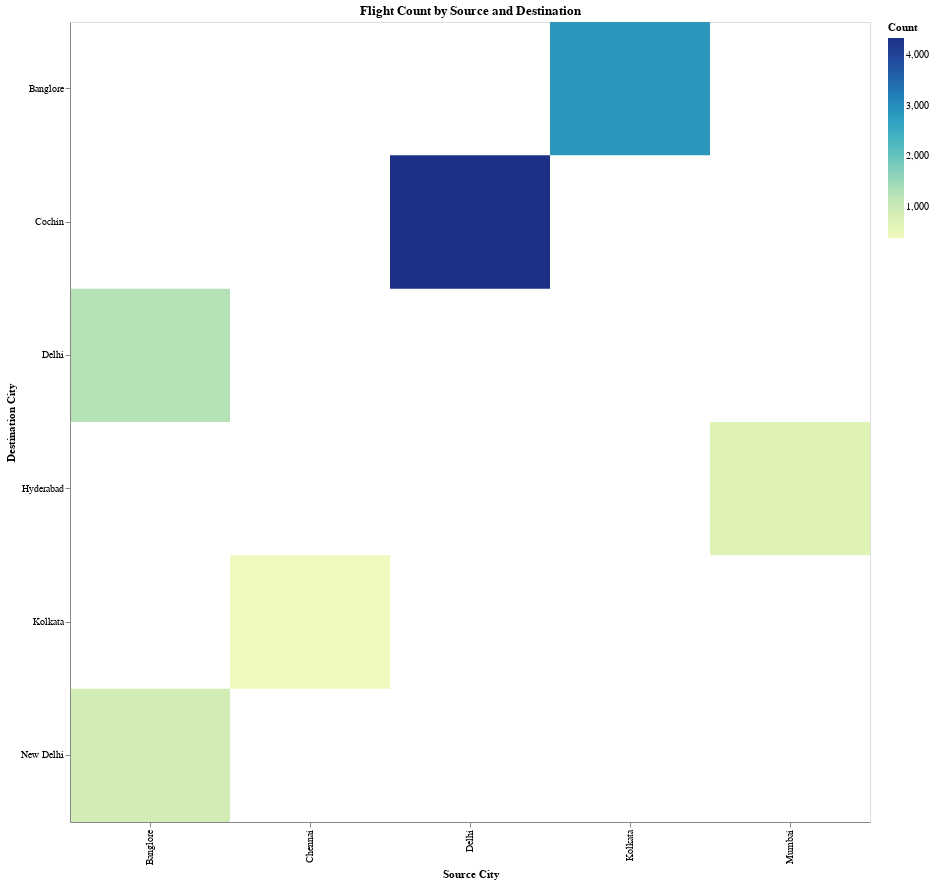

The cell this chart's notebook holds for it:
### Code cell
#  heatmap for source vs destination

# Heatmap for Source vs Destination
import altair as alt

# Calculate the count of flights for each Source-Destination pair
source_destination_counts = df.groupby(['Source', 'Destination']).size().reset_index(name='Count')

# Create the heatmap using Altair
heatmap = alt.Chart(source_destination_counts).mark_rect().encode(
    x=alt.X('Source:O', title='Source City'),
    y=alt.Y('Destination:O', title='Destination City'),
    color=alt.Color('Count:Q', scale=alt.Scale(range='heatmap')),
    tooltip=['Source', 'Destination', 'Count']
).properties(
    title='Flight Count by Source and Destination',
    width=800,
    height=800
)

heatmap.display()

### Figure 1 — Vega specification as saved in the notebook (floating-point values rounded to 4 significant figures)
{"$schema": "https://vega.github.io/schema/vega/v5.json", "data": [{"name": "source_0", "values": [{"Count": 1265, "Destination": "Delhi", "Source": "Banglore"}, {"Count": 914, "Destination": "New Delhi", "Source": "Banglore"}, {"Count": 381, "Destination": "Kolkata", "Source": "Chennai"}, {"Count": 4346, "Destination": "Cochin", "Source": "Delhi"}, {"Count": 2860, "Destination": "Banglore", "Source": "Kolkata"}, {"Count": 696, "Destination": "Hyderabad", "Source": "Mumbai"}]}, {"name": "source_0_x_domain_Source", "values": [{"Source": "Banglore"}, {"Source": "Chennai"}, {"Source": "Delhi"}, {"Source": "Kolkata"}, {"Source": "Mumbai"}]}, {"name": "source_0_y_domain_Destination", "values": [{"Destination": "Delhi"}, {"Destination": "New Delhi"}, {"Destination": "Kolkata"}, {"Destination": "Cochin"}, {"Destination": "Banglore"}, {"Destination": "Hyderabad"}]}, {"name": "source_0_color_domain_Count", "values": [{"min": 381, "max": 4346}]}], "marks": [{"type": "rect", "name": "marks", "from": {"data": "source_0"}, "encode": {"update": {"fill": {"field": "Count", "scale": "color"}, "height": {"signal": "max(0.25, bandwidth('y'))"}, "tooltip": {"signal": "{\"Source\": isValid(datum[\"Source\"]) ? datum[\"Source\"] : \"\"+datum[\"Source\"], \"Destination\": isValid(datum[\"Destination\"]) ? datum[\"Destination\"] : \"\"+datum[\"Destination\"], \"Count\": format(datum[\"Count\"], \"\")}"}, "x": {"field": "Source", "scale": "x"}, "y": {"field": "Destination", "scale": "y"}, "width": {"signal": "max(0.25, bandwidth('x'))"}}}, "style": ["rect"]}], "scales": [{"name": "x", "type": "band", "domain": {"data": "source_0_x_domain_Source", "field": "Source", "sort": true}, "range": [0, {"signal": "width"}], "paddingInner": 0, "paddingOuter": 0}, {"name": "y", "type": "band", "domain": {"data": "source_0_y_domain_Destination", "field": "Destination", "sort": true}, "range": [0, {"signal": "height"}], "paddingInner": 0, "paddingOuter": 0}, {"name": "color", "type": "linear", "domain": [{"signal": "(data(\"source_0_color_domain_Count\")[0] || {}).min"}, {"signal": "(data(\"source_0_color_domain_Count\")[0] || {}).max"}], "range": "heatmap", "interpolate": "hcl", "zero": false}], "axes": [{"scale": "x", "orient": "bottom", "labelAngle": 270, "labelBaseline": "middle", "zindex": 1, "grid": false, "title": "Source City", "labelAlign": "right"}, {"scale": "y", "grid": false, "title": "Destination City", "zindex": 1, "orient": "left"}], "title": {"text": "Flight Count by Source and Destination", "frame": "group"}, "width": 800, "background": "white", "legends": [{"fill": "color", "gradientLength": {"signal": "clamp(height, 64, 200)"}, "title": "Count"}], "height": 800, "style": "cell", "padding": 5}
